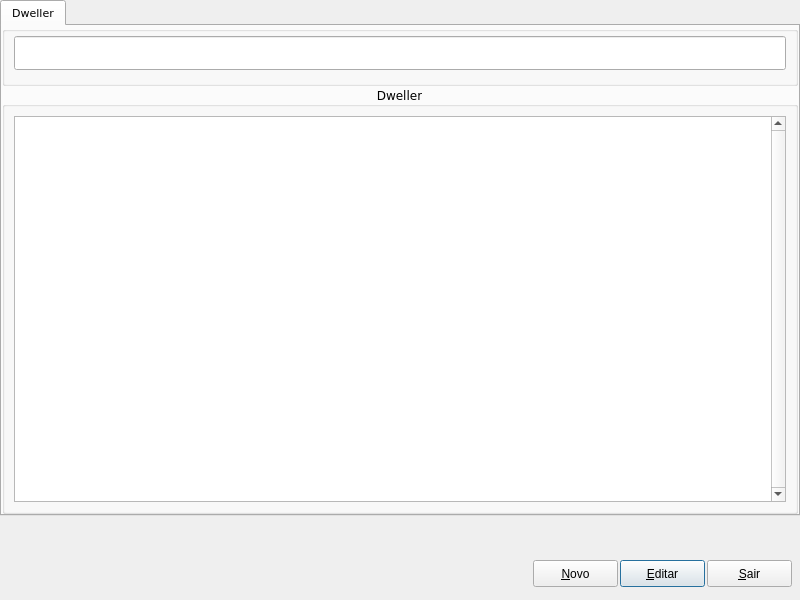
<?xml version="1.0" encoding="UTF-8"?>
<ui version="4.0">
 <class>ManagerDweller</class>
 <widget class="QDialog" name="ManagerDweller">
  <property name="geometry">
   <rect>
    <x>0</x>
    <y>0</y>
    <width>800</width>
    <height>600</height>
   </rect>
  </property>
  <property name="windowTitle">
   <string/>
  </property>
  <widget class="QTabWidget" name="tabWidget">
   <property name="geometry">
    <rect>
     <x>0</x>
     <y>0</y>
     <width>800</width>
     <height>516</height>
    </rect>
   </property>
   <property name="font">
    <font>
     <family>Verdana</family>
     <pointsize>8</pointsize>
    </font>
   </property>
   <property name="focusPolicy">
    <enum>Qt::NoFocus</enum>
   </property>
   <property name="currentIndex">
    <number>0</number>
   </property>
   <widget class="QWidget" name="tab">
    <attribute name="title">
     <string>Dweller</string>
    </attribute>
    <layout class="QGridLayout" name="gridLayout_2">
     <property name="leftMargin">
      <number>0</number>
     </property>
     <property name="topMargin">
      <number>0</number>
     </property>
     <property name="rightMargin">
      <number>0</number>
     </property>
     <property name="bottomMargin">
      <number>0</number>
     </property>
     <property name="spacing">
      <number>0</number>
     </property>
     <item row="1" column="0">
      <widget class="QGroupBox" name="groupBoxItens">
       <property name="font">
        <font>
         <family>Verdana</family>
         <pointsize>9</pointsize>
         <weight>50</weight>
         <bold>false</bold>
        </font>
       </property>
       <property name="title">
        <string>Dweller</string>
       </property>
       <property name="alignment">
        <set>Qt::AlignCenter</set>
       </property>
       <layout class="QHBoxLayout" name="horizontalLayout_4">
        <item>
         <widget class="QRadTableViewSearch" name="tableViewSearch">
          <property name="font">
           <font>
            <family>Verdana</family>
            <pointsize>8</pointsize>
           </font>
          </property>
          <property name="focusPolicy">
           <enum>Qt::NoFocus</enum>
          </property>
          <property name="styleSheet">
           <string notr="true">selection-background-color: rgba(102, 176, 239, 75%); selection-color: rgb(255, 255, 255);</string>
          </property>
          <property name="verticalScrollBarPolicy">
           <enum>Qt::ScrollBarAlwaysOn</enum>
          </property>
          <property name="selectionBehavior">
           <enum>QAbstractItemView::SelectRows</enum>
          </property>
          <property name="sortingEnabled">
           <bool>true</bool>
          </property>
          <attribute name="horizontalHeaderMinimumSectionSize">
           <number>20</number>
          </attribute>
          <attribute name="verticalHeaderVisible">
           <bool>false</bool>
          </attribute>
          <attribute name="verticalHeaderMinimumSectionSize">
           <number>18</number>
          </attribute>
         </widget>
        </item>
       </layout>
      </widget>
     </item>
     <item row="0" column="0">
      <widget class="QGroupBox" name="groupBox_2">
       <property name="minimumSize">
        <size>
         <width>0</width>
         <height>60</height>
        </size>
       </property>
       <property name="maximumSize">
        <size>
         <width>16777215</width>
         <height>60</height>
        </size>
       </property>
       <property name="font">
        <font>
         <family>Verdana</family>
         <pointsize>9</pointsize>
         <weight>75</weight>
         <bold>true</bold>
        </font>
       </property>
       <property name="title">
        <string/>
       </property>
       <property name="alignment">
        <set>Qt::AlignHCenter|Qt::AlignTop</set>
       </property>
       <layout class="QHBoxLayout" name="horizontalLayout">
        <property name="spacing">
         <number>6</number>
        </property>
        <property name="leftMargin">
         <number>9</number>
        </property>
        <property name="topMargin">
         <number>0</number>
        </property>
        <property name="rightMargin">
         <number>9</number>
        </property>
        <property name="bottomMargin">
         <number>9</number>
        </property>
        <item>
         <widget class="QRadLineEditFakeEnter" name="lineEditSearch">
          <property name="minimumSize">
           <size>
            <width>0</width>
            <height>34</height>
           </size>
          </property>
          <property name="maximumSize">
           <size>
            <width>16777215</width>
            <height>34</height>
           </size>
          </property>
          <property name="font">
           <font>
            <family>Verdana</family>
            <pointsize>18</pointsize>
           </font>
          </property>
         </widget>
        </item>
       </layout>
      </widget>
     </item>
    </layout>
   </widget>
  </widget>
    <widget class="QPushButton" name="PshBtnEditar">
     <property name="geometry">
      <rect>
       <x>620</x>
       <y>560</y>
       <width>85</width>
       <height>27</height>
      </rect>
     </property>
     <property name="text">
      <string>&amp;Editar</string>
     </property>
    </widget>
    <widget class="QPushButton" name="PshBtnNovo">
     <property name="geometry">
      <rect>
       <x>533</x>
       <y>560</y>
       <width>85</width>
       <height>27</height>
      </rect>
     </property>
     <property name="text">
      <string>&amp;Novo</string>
     </property>
    </widget>
    <widget class="QPushButton" name="PshBtnSair">
     <property name="geometry">
      <rect>
       <x>707</x>
       <y>560</y>
       <width>85</width>
       <height>27</height>
      </rect>
     </property>
     <property name="text">
      <string>&amp;Sair</string>
     </property>
    </widget>
   </widget>
 <customwidgets>
  <customwidget>
   <class>QRadLineEditFakeEnter</class>
   <extends>QLineEdit</extends>
   <header location="global">qradlineeditfakeenter.h</header>
  </customwidget>
  <customwidget>
   <class>QRadTableViewSearch</class>
   <extends>QTableView</extends>
   <header>qradtableviewsearch.h</header>
  </customwidget>
 </customwidgets>
 <resources/>
 <connections/>
</ui>
